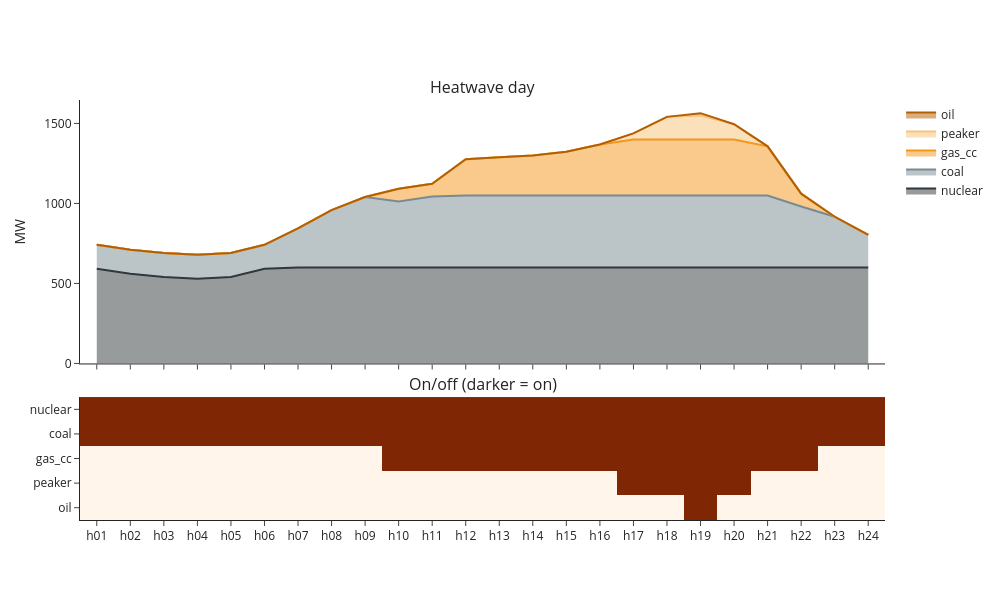

The cell this chart's notebook holds for it:
### Markdown cell above
## Your turn: change the weather

Each table takes one profile: `"heatwave"` or `"duck"` (a sunny day with lots of solar). Solve it, plot it and report back: **total cost, number of start-ups, and which plants switch on.**

### Code cell
profile = "heatwave"          # try "heatwave" or "duck"

uc2, p2, u2, v2 = build_uc(profiles[profile])
uc2.solve(options=gp.Options(relative_optimality_gap=0))
print(f"{profile}: total cost ${uc2.objective_value:,.0f}, start-ups: {v2.records['level'].sum():.0f}")
plot_schedule(p2, u2, f"{profile.capitalize()} day")

### Figure 1 — Plotly figure (JSON) as saved in the notebook; plotly's stock layout.template omitted (floating-point values rounded to 4 significant figures)
{"data": [{"line": {"color": "#30383B"}, "mode": "lines", "name": "nuclear", "stackgroup": "mw", "type": "scatter", "x": ["h01", "h02", "h03", "h04", "h05", "h06", "h07", "h08", "h09", "h10", "h11", "h12", "h13", "h14", "h15", "h16", "h17", "h18", "h19", "h20", "h21", "h22", "h23", "h24"], "xaxis": "x", "y": [591.6, 560.7, 540.1, 529.8, 540.1, 591.6, 600.0, 600.0, 600.0, 600.0, 600.0, 600.0, 600.0, 600.0, 600.0, 600.0, 600.0, 600.0, 600.0, 600.0, 600.0, 600.0, 600.0, 600.0], "yaxis": "y"}, {"line": {"color": "#788B92"}, "mode": "lines", "name": "coal", "stackgroup": "mw", "type": "scatter", "x": ["h01", "h02", "h03", "h04", "h05", "h06", "h07", "h08", "h09", "h10", "h11", "h12", "h13", "h14", "h15", "h16", "h17", "h18", "h19", "h20", "h21", "h22", "h23", "h24"], "xaxis": "x", "y": [150.0, 150.0, 150.0, 150.0, 150.0, 150.0, 244.6, 357.9, 440.3, 411.8, 442.7, 450.0, 450.0, 450.0, 450.0, 450.0, 450.0, 450.0, 450.0, 450.0, 450.0, 380.9, 316.7, 203.4], "yaxis": "y"}, {"line": {"color": "#F4961A"}, "mode": "lines", "name": "gas_cc", "stackgroup": "mw", "type": "scatter", "x": ["h01", "h02", "h03", "h04", "h05", "h06", "h07", "h08", "h09", "h10", "h11", "h12", "h13", "h14", "h15", "h16", "h17", "h18", "h19", "h20", "h21", "h22", "h23", "h24"], "xaxis": "x", "y": [0.0, 0.0, 0.0, 0.0, 0.0, 0.0, 0.0, 0.0, 0.0, 80.0, 80.0, 226.5, 238.0, 249.5, 272.5, 318.5, 350.0, 350.0, 350.0, 350.0, 307.0, 80.0, 0.0, 0.0], "yaxis": "y"}, {"line": {"color": "#F7C27A"}, "mode": "lines", "name": "peaker", "stackgroup": "mw", "type": "scatter", "x": ["h01", "h02", "h03", "h04", "h05", "h06", "h07", "h08", "h09", "h10", "h11", "h12", "h13", "h14", "h15", "h16", "h17", "h18", "h19", "h20", "h21", "h22", "h23", "h24"], "xaxis": "x", "y": [0.0, 0.0, 0.0, 0.0, 0.0, 0.0, 0.0, 0.0, 0.0, 0.0, 0.0, 0.0, 0.0, 0.0, 0.0, 0.0, 37.5, 141.0, 150.0, 95.0, 0.0, 0.0, 0.0, 0.0], "yaxis": "y"}, {"line": {"color": "#B35F00"}, "mode": "lines", "name": "oil", "stackgroup": "mw", "type": "scatter", "x": ["h01", "h02", "h03", "h04", "h05", "h06", "h07", "h08", "h09", "h10", "h11", "h12", "h13", "h14", "h15", "h16", "h17", "h18", "h19", "h20", "h21", "h22", "h23", "h24"], "xaxis": "x", "y": [0.0, 0.0, 0.0, 0.0, 0.0, 0.0, 0.0, 0.0, 0.0, 0.0, 0.0, 0.0, 0.0, 0.0, 0.0, 0.0, 0.0, 0.0, 14.0, 0.0, 0.0, 0.0, 0.0, 0.0], "yaxis": "y"}, {"colorscale": [[0.0, "rgb(255,245,235)"], [0.125, "rgb(254,230,206)"], [0.25, "rgb(253,208,162)"], [0.375, "rgb(253,174,107)"], [0.5, "rgb(253,141,60)"], [0.625, "rgb(241,105,19)"], [0.75, "rgb(217,72,1)"], [0.875, "rgb(166,54,3)"], [1.0, "rgb(127,39,4)"]], "showscale": false, "type": "heatmap", "x": ["h01", "h02", "h03", "h04", "h05", "h06", "h07", "h08", "h09", "h10", "h11", "h12", "h13", "h14", "h15", "h16", "h17", "h18", "h19", "h20", "h21", "h22", "h23", "h24"], "xaxis": "x2", "y": ["nuclear", "coal", "gas_cc", "peaker", "oil"], "yaxis": "y2", "z": [[1.0, 1.0, 1.0, 1.0, 1.0, 1.0, 1.0, 1.0, 1.0, 1.0, 1.0, 1.0, 1.0, 1.0, 1.0, 1.0, 1.0, 1.0, 1.0, 1.0, 1.0, 1.0, 1.0, 1.0], [1.0, 1.0, 1.0, 1.0, 1.0, 1.0, 1.0, 1.0, 1.0, 1.0, 1.0, 1.0, 1.0, 1.0, 1.0, 1.0, 1.0, 1.0, 1.0, 1.0, 1.0, 1.0, 1.0, 1.0], [0.0, 0.0, 0.0, 0.0, 0.0, 0.0, 0.0, 0.0, 0.0, 1.0, 1.0, 1.0, 1.0, 1.0, 1.0, 1.0, 1.0, 1.0, 1.0, 1.0, 1.0, 1.0, 0.0, 0.0], [0.0, 0.0, 0.0, 0.0, 0.0, 0.0, 0.0, 0.0, 0.0, 0.0, 0.0, 0.0, 0.0, 0.0, 0.0, 0.0, 1.0, 1.0, 1.0, 1.0, 0.0, 0.0, 0.0, 0.0], [0.0, 0.0, 0.0, 0.0, 0.0, 0.0, 0.0, 0.0, 0.0, 0.0, 0.0, 0.0, 0.0, 0.0, 0.0, 0.0, 0.0, 0.0, 1.0, 0.0, 0.0, 0.0, 0.0, 0.0]], "zmax": 1, "zmin": 0}], "layout": {"annotations": [{"font": {"size": 16}, "showarrow": false, "text": "Heatwave day", "x": 0.5, "xanchor": "center", "xref": "paper", "y": 1.0, "yanchor": "bottom", "yref": "paper"}, {"font": {"size": 16}, "showarrow": false, "text": "On/off (darker = on)", "x": 0.5, "xanchor": "center", "xref": "paper", "y": 0.2927, "yanchor": "bottom", "yref": "paper"}], "height": 600, "width": 1000, "xaxis": {"anchor": "y", "domain": [0.0, 1.0], "matches": "x2", "showticklabels": false}, "xaxis2": {"anchor": "y2", "domain": [0.0, 1.0]}, "yaxis": {"anchor": "x", "domain": [0.3727, 1.0], "title": {"text": "MW"}}, "yaxis2": {"anchor": "x2", "autorange": "reversed", "domain": [0.0, 0.2927]}}}
